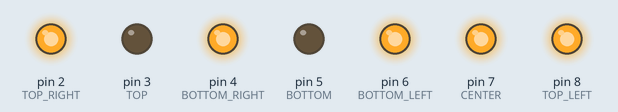
Bench run of a program on a simulated Arduino Uno, built with avr-gcc and run on an emulated ATmega328P. Shown: output pins drawn as LEDs (lit = HIGH).

Above: at 0.5 s.
At 3.5 s:
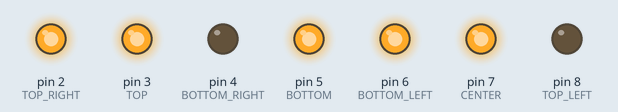
At 4.5 s:
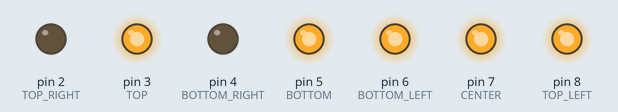
At 8.0 s:
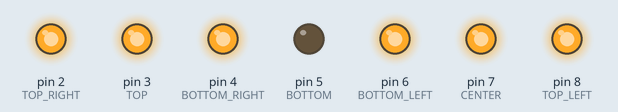
At 11.5 s:
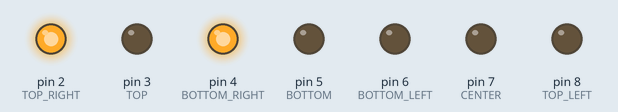
At 14.5 s:
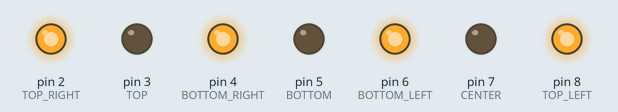
Timing chart, 0 to 15.6 s (numbered marks = the images above):
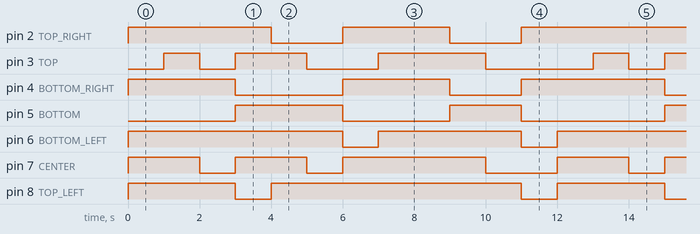

The program:

main.cpp
```cpp
#include <Arduino.h>

int TOP_RIGHT = 2;
int TOP = 3;
int BOTTOM_RIGHT = 4;
int BOTTOM = 5;
int BOTTOM_LEFT = 6;
int CENTER = 7;
int TOP_LEFT = 8;

int speed = 1000;

void writeH();
void writeA();
void writeN();
void writeZ();
void writeE();
void writeL();
void writeY();
void writeR();
void writeI();

void setup() {
  // put your setup code here, to run once:
  pinMode(CENTER, OUTPUT);

  pinMode(TOP, OUTPUT);
  pinMode(TOP_LEFT, OUTPUT);
  pinMode(TOP_RIGHT, OUTPUT);

  pinMode(BOTTOM_LEFT, OUTPUT);
  pinMode(BOTTOM_RIGHT, OUTPUT);
  pinMode(BOTTOM, OUTPUT);
}

void loop() {
  writeH();
  delay(speed);
  writeA();
  delay(speed);
  writeN();
  delay(speed);
  writeZ();
  delay(speed);
  writeE();
  delay(speed);
  writeL();
  delay(speed);
  writeY();
  delay(speed);
  writeA();
  delay(speed);
  writeR();
  delay(speed);
  writeE();
  delay(speed);
  writeL();
  delay(speed);
  writeI();
  delay(speed);
}

void writeH() {
  digitalWrite(TOP_LEFT, HIGH);
  digitalWrite(TOP_RIGHT, HIGH);
  digitalWrite(CENTER, HIGH);
  digitalWrite(BOTTOM_LEFT, HIGH);
  digitalWrite(BOTTOM_RIGHT, HIGH);
  digitalWrite(BOTTOM, LOW);
  digitalWrite(TOP, LOW);
}

void writeA() {
  digitalWrite(TOP_LEFT, HIGH);
  digitalWrite(TOP_RIGHT, HIGH);
  digitalWrite(TOP, HIGH);
  digitalWrite(CENTER, HIGH);
  digitalWrite(BOTTOM_LEFT, HIGH);
  digitalWrite(BOTTOM_RIGHT, HIGH);
  digitalWrite(BOTTOM, LOW);
}

void writeN() {
  digitalWrite(TOP_LEFT, HIGH);
  digitalWrite(TOP_RIGHT, HIGH);
  digitalWrite(BOTTOM_LEFT, HIGH);
  digitalWrite(BOTTOM_RIGHT, HIGH);
  digitalWrite(TOP, LOW);
  digitalWrite(CENTER, LOW);
  digitalWrite(BOTTOM, LOW);
}

void writeZ() {
  digitalWrite(TOP, HIGH);
  digitalWrite(TOP_RIGHT, HIGH);
  digitalWrite(CENTER, HIGH);
  digitalWrite(BOTTOM_LEFT, HIGH);
  digitalWrite(BOTTOM, HIGH);
  digitalWrite(TOP_LEFT, LOW);
  digitalWrite(BOTTOM_RIGHT, LOW);
}

void writeE() {
  digitalWrite(TOP, HIGH);
  digitalWrite(TOP_LEFT, HIGH);
  digitalWrite(CENTER, HIGH);
  digitalWrite(BOTTOM_LEFT, HIGH);
  digitalWrite(BOTTOM, HIGH);
  digitalWrite(TOP_RIGHT, LOW);
  digitalWrite(BOTTOM_RIGHT, LOW);
}

void writeL() {
  digitalWrite(TOP_LEFT, HIGH);
  digitalWrite(BOTTOM_LEFT, HIGH);
  digitalWrite(BOTTOM, HIGH);
  digitalWrite(TOP, LOW);
  digitalWrite(TOP_RIGHT, LOW);
  digitalWrite(CENTER, LOW);
  digitalWrite(BOTTOM_RIGHT, LOW);
}

void writeY() {
  digitalWrite(TOP_LEFT, HIGH);
  digitalWrite(TOP_RIGHT, HIGH);
  digitalWrite(CENTER, HIGH);
  digitalWrite(BOTTOM_RIGHT, HIGH);
  digitalWrite(BOTTOM_LEFT, LOW);
  digitalWrite(TOP, LOW);
  digitalWrite(BOTTOM, LOW);
}

void writeR() {
  digitalWrite(TOP_LEFT, HIGH);
  digitalWrite(TOP_RIGHT, HIGH);
  digitalWrite(TOP, HIGH);
  digitalWrite(CENTER, HIGH);
  digitalWrite(BOTTOM_LEFT, HIGH);
  digitalWrite(BOTTOM_RIGHT, HIGH);
  digitalWrite(BOTTOM, LOW);
}

void writeI() {
  digitalWrite(TOP_RIGHT, HIGH);
  digitalWrite(BOTTOM_RIGHT, HIGH);
  digitalWrite(TOP, LOW);
  digitalWrite(TOP_LEFT, LOW);
  digitalWrite(CENTER, LOW);
  digitalWrite(BOTTOM_LEFT, LOW);
  digitalWrite(BOTTOM, LOW);
}
```

Measured:
- by itself, pin 2 (TOP_RIGHT): repeats every 12.0 s: LOW 2.0 s, HIGH 3.0 s, LOW 2.0 s, HIGH 5.0 s
- by itself, pin 3 (TOP): repeats every 12.0 s: LOW 1.0 s, HIGH 2.0 s, LOW 2.0 s, HIGH 3.0 s, LOW 3.0 s, HIGH 1.0 s
- by itself, pin 4 (BOTTOM_RIGHT): repeats every 12.0 s: LOW 3.0 s, HIGH 3.0 s, LOW 2.0 s, HIGH 4.0 s
- by itself, pin 5 (BOTTOM): repeats every 12.0 s: LOW 3.0 s, HIGH 2.0 s, LOW 4.0 s, HIGH 3.0 s
- by itself, pin 6 (BOTTOM_LEFT): repeats every 12.0 s: LOW 1.0 s, HIGH 4.0 s, LOW 1.0 s, HIGH 6.0 s
- by itself, pin 7 (CENTER): repeats every 12.0 s: LOW 1.0 s, HIGH 2.0 s, LOW 1.0 s, HIGH 4.0 s, LOW 2.0 s, HIGH 2.0 s
- by itself, pin 8 (TOP_LEFT): repeats every 12.0 s: LOW 1.0 s, HIGH 7.0 s, LOW 1.0 s, HIGH 3.0 s
